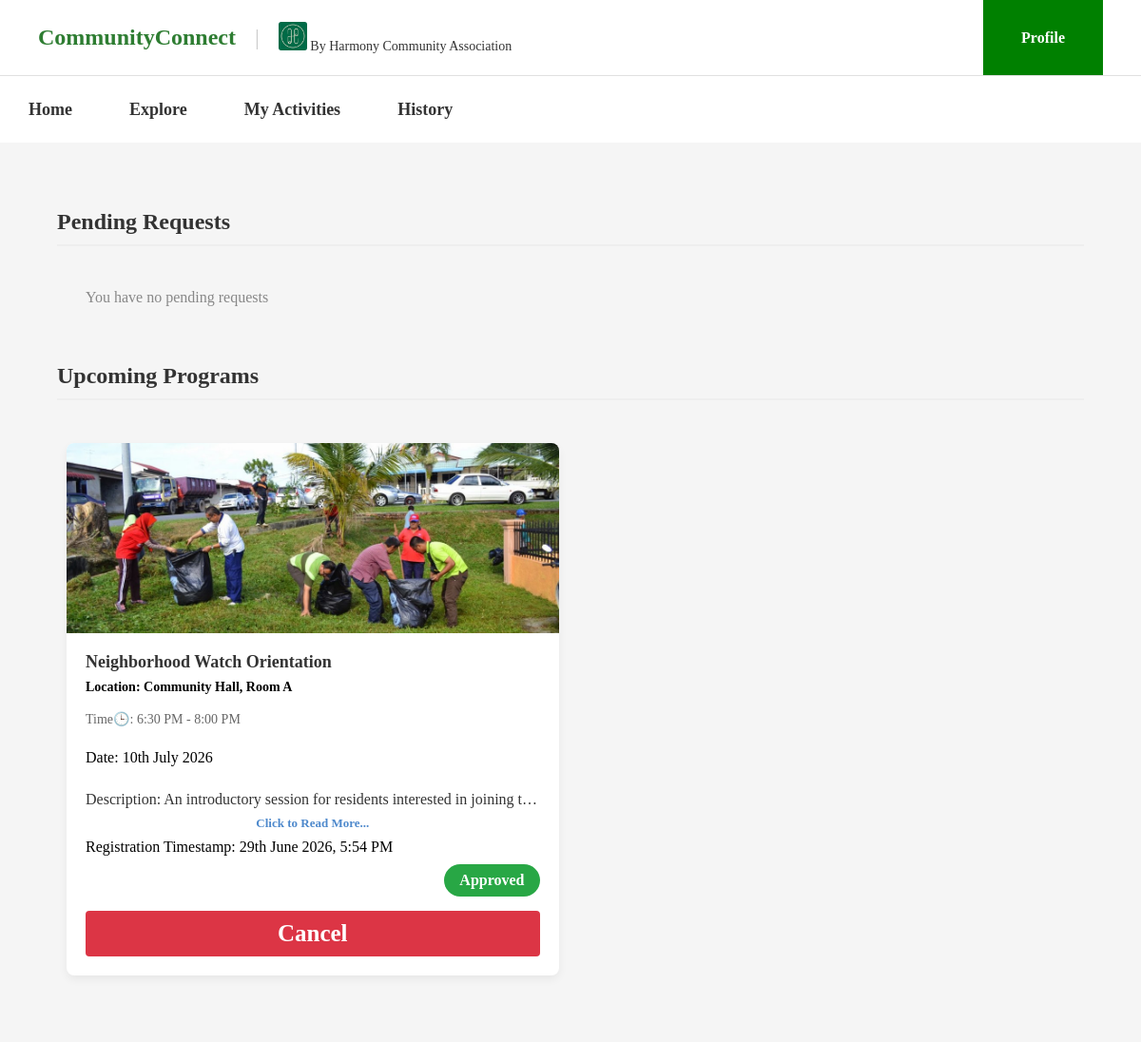
Before: /MainPage/program_status.php (signed in) with the older database file.
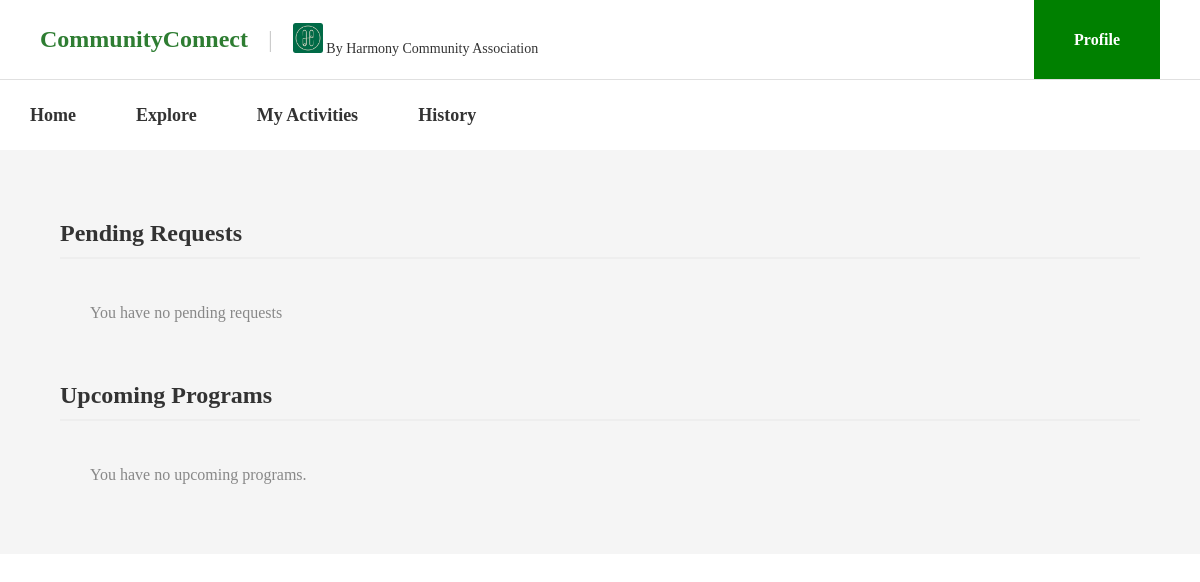
After: the same page with the newer database file.
### tables this page shows
CREATE TABLE `user_program` (
  `id` int(11) NOT NULL,
  `user_id` int(11) NOT NULL,
  `program_id` int(11) NOT NULL,
  `status` varchar(30) NOT NULL,
  `Reg_date` datetime NOT NULL,
  `notified` tinyint(1) NOT NULL DEFAULT 0
);

CREATE TABLE `program` (
  `id` int(11) NOT NULL,
  `title` varchar(150) NOT NULL,
  `event_date` date NOT NULL,
  `start_time` time NOT NULL,
  `end_time` time NOT NULL,
  `location` varchar(200) NOT NULL,
  `description` text NOT NULL,
  `image` varchar(255) NOT NULL DEFAULT 'Images/gotong-royong.jpg'
);

### MainPage/program_status.php (the view, shortened to what the changed rows need)
<!DOCTYPE html>
<html lang="en">
<head>
    <link rel="stylesheet" href="../CSS/user.css">
</head>
<body>
    <header class="top-header">
        <div class="header-left">
            <h1 class="brand-title">CommunityConnect</h1>
        </div>
    </header>
    <?php include 'notification.php'; ?>
    <div class="page-content">
        <h2 class="section-title">Pending Requests</h2>
        <h2 class="section-title">Upcoming Programs</h2>
        <div class="programs-section">
            <?php
            $upcoming_sql = "SELECT up.id,  up.program_id, up.status, up.Reg_date, p.title, p.location, p.start_time, p.end_time, p.event_date, p.description, p.image
                             FROM user_program up
                             INNER JOIN program p ON up.program_id=p.id
                             WHERE up.user_id = '$user_id'
                             AND up.status='Approved'
                             AND p.event_date >= CURDATE()
                             ORDER BY p.event_date ASC";
            $upcoming_result = mysqli_query($connection, $upcoming_sql);
            if ($upcoming_result && mysqli_num_rows($upcoming_result) > 0) {
                while ($request_row = mysqli_fetch_assoc($upcoming_result)) {
            ?>
                    <div class="program-card">
                        <img src="../<?= htmlspecialchars($request_row['image']) ?>" alt="<?= htmlspecialchars($request_row['title']) ?>">
                        <div class="card-content">
                            <h3><?php echo htmlspecialchars($request_row['title']); ?></h3>
                            <p class="location">Location: <?php echo htmlspecialchars($request_row['location']); ?></p>
                            <p class="time">Time🕒: <?= date("g:i A", strtotime($request_row['start_time'])) . " - " . date("g:i A", strtotime($request_row['end_time'])) ?></p><br>
                            <p class="date">Date: <?= date("jS F Y", strtotime($request_row['event_date'])) ?></p><br>
                            <p class="description">Description: <?php echo htmlspecialchars($request_row['description']); ?></p>
                            <button type="button" class="read-more-link" onclick="openDescModal('<?= addslashes(htmlspecialchars($request_row['title'])) ?>', '<?= addslashes(htmlspecialchars($request_row['description'])) ?>')">
                                Click to Read More...
                            </button>
                            <p class="Reg_date">Registration Timestamp: <?= date("jS F Y, g:i A", strtotime($request_row['Reg_date'])) ?></p>
                            <div class="status-badge" style="background-color: #28a745; color: #fff;"><?php echo htmlspecialchars($request_row['status']) ?></div>
                            <a href="program_status.php?action=cancel&req_id=<?php echo $request_row['id']; ?>" class="join" style="text-decoration:none; display:inline-block; text-align:center; background-color: #dc3545;color: white;">
                                Cancel
                            </a>
                        </div>
                    </div>
            <?php
                }
            } else {
                echo "<p style='margin-left: 20px; color: #888;'>You have no upcoming programs.</p>";
            }
            ?>
        </div>
    </div>
</body>
</html>

Changed rows visible on the page:
removed user_program: program.image (picture), program.title "Neighborhood Watch Orientation", program.location "Community Hall, Room A", program.start_time "6:30 PM", program.end_time "8:00 PM", program.event_date "10th July 2026", program.description "An introductory session for residents interested in joining…", Reg_date "29th June 2026, 5:54 PM", status "Approved"
Other visible differences:
text now shown: "You have no upcoming programs."
